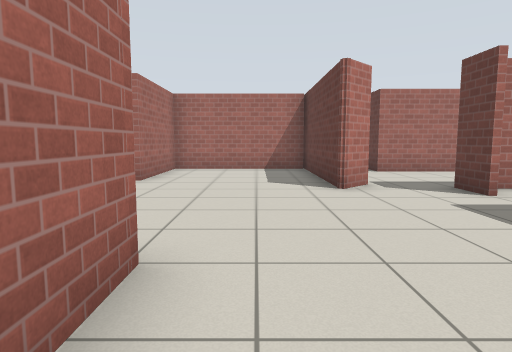
view 1 (above)

16 first-person views from a walk through a robot-simulator world made for Gazebo. The camera is 0.94 m above the floor, tilts 6° down and sees 75° across. The lines on the ground mark 1 m squares. The floor is counted in squares, 1 m on a side. Each view is taken from the middle of a square. On the plan, view 1 faces up. The plan holds only what a view shows up to about 12 squares ahead; the rest is blank. Gazebo's built-in surfaces are drawn with simple patterns.

view 2
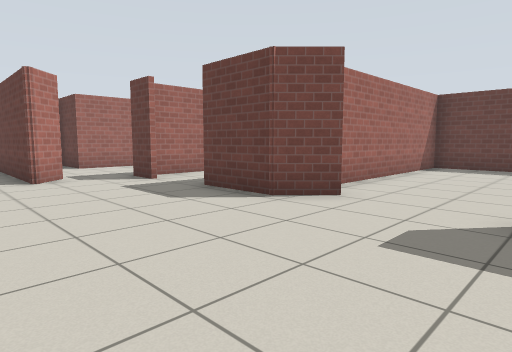

view 3
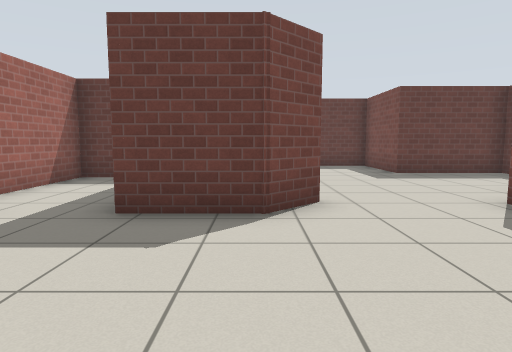

view 4
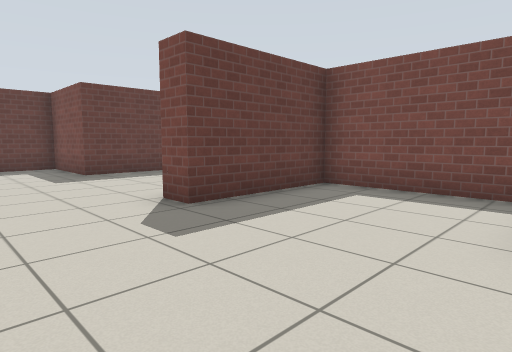

view 5
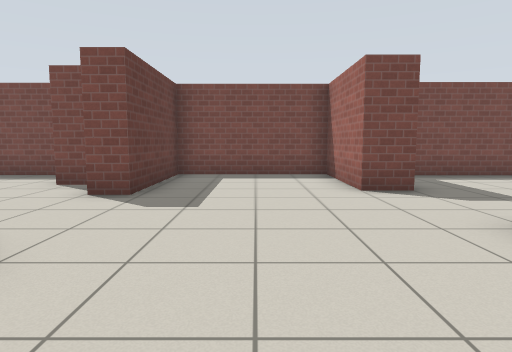

view 6
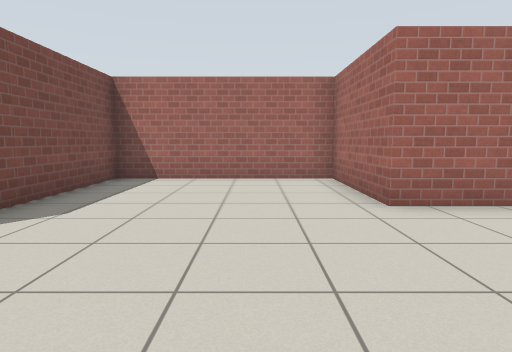

view 7
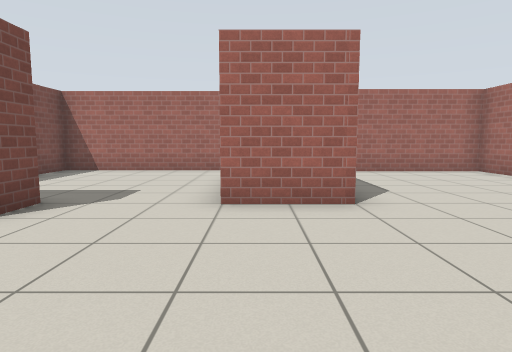

view 8
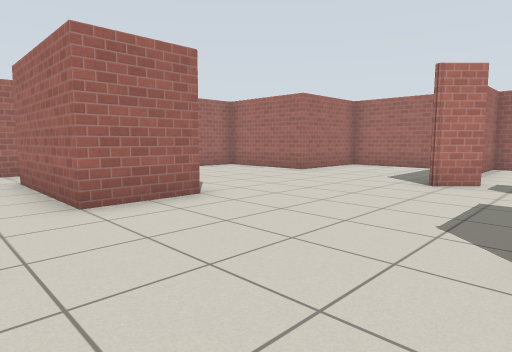

view 9
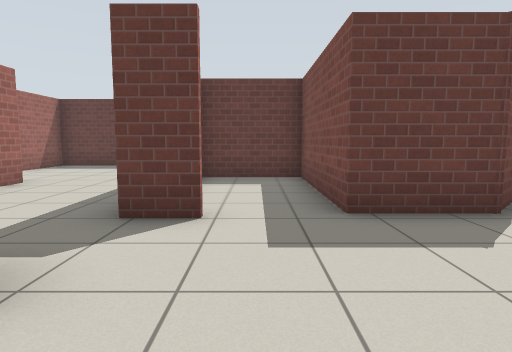

view 10
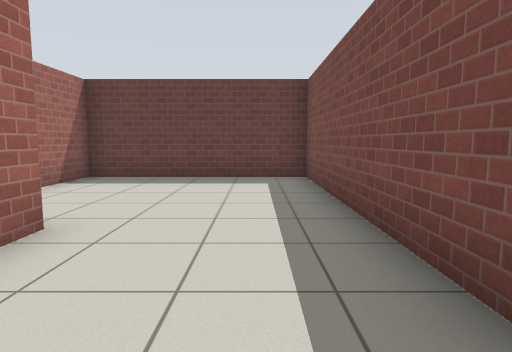

view 11
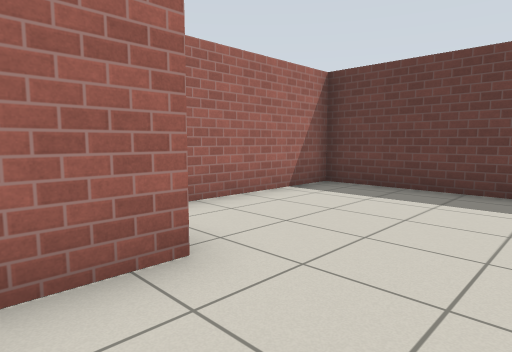

view 12
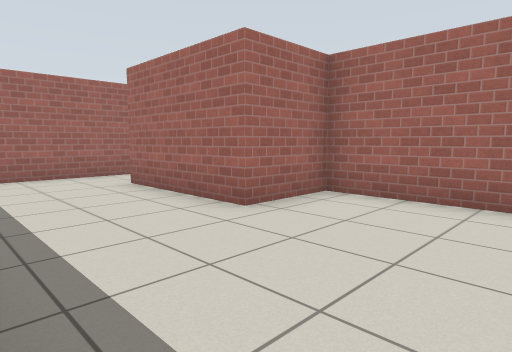

view 13
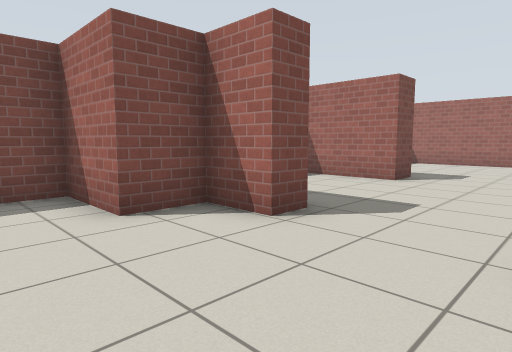

view 14
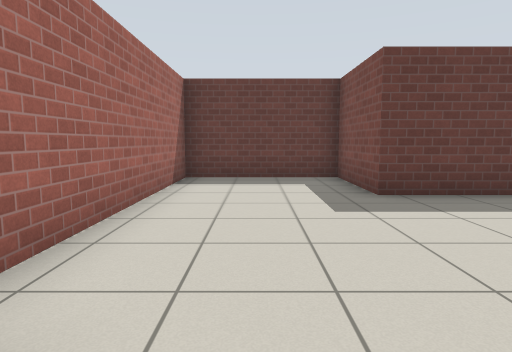

view 15
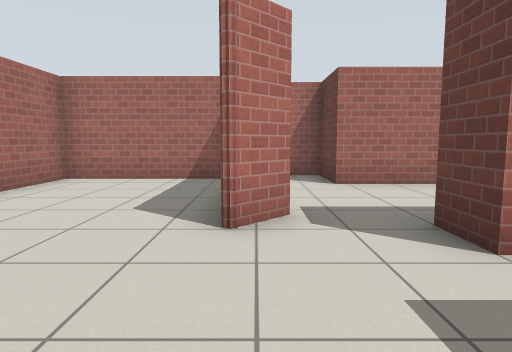

view 16
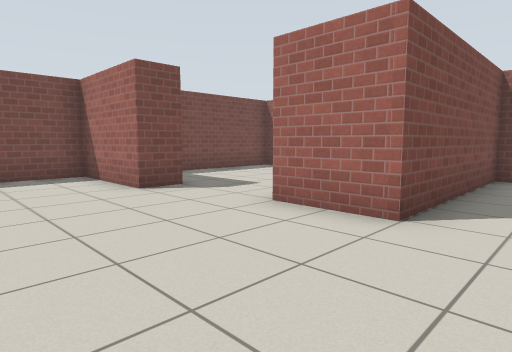

### Floor plan
Points are (right, up) in squares from view 1. A wall is a line through its corners. A room is listed if a view was taken in it or the views show most of it. See-through windows are left out.
Room 1 (views 1, 2, 3, 4, 5, 6, 7, 8, 9, 13, 14, 15, 16)
walls: (5.1, 1) (4.3, 1.9) (4.3, 3.8); (4, 5.6) (4, 6.7); (-1.1, -2.3) (0, -2.3) (0, -5.4) (4.3, -5.4) (4.3, -1.8) (4.9, -1.8) (4.9, -3.1) (6.3, -3.1) (6.3, -5.4) (7.2, -5.4); (2.5, 7.2) (1.7, 6.4) (1.7, 11.6); (-6.7, 0.9) (-6.7, -5.1) (-2.2, -5.1); (1.6, 11.3) (-2.7, 11.3) (-2.7, 7.9) (-6.3, 7.9) (-6.3, 2.5) (-0.9, 2.5) (-0.9, 0.5) (-4.8, 0.5); (7.5, -5.4) (9.1, -5.4); (9.7, -5.2) (9.7, -2.3) (12.6, -2.3) (12.6, 1.8) (6.2, 1.8)
ways out: opening at (3, 7) to room 2; opening at (5, 5) to room 3
Room 2 (views 10, 11, 12)
walls: (5.6, 6.7) (12.6, 6.7) (12.6, 12.4) (7.5, 12.4) (7.5, 10.3) (3.8, 10.3) (3.8, 12.1) (1.8, 12.1) (1.8, 8.1)
ways out: opening at (3, 7) to room 1
Room 3 (no view inside)
walls: (4.3, 3.8) (8.6, 3.8) (8.6, 6.5) (4.5, 6.5)
ways out: opening at (5, 5) to room 1

Positions as (right, up) in squares from view 1, and headings:
1: (0, 0), facing up
2: (0, -2), facing up-right
3: (0, 2), facing right
4: (0, 1), facing down-right
5: (2, 4), facing down
6: (2, 6), facing left
7: (4, 1), facing left
8: (4, -1), facing up-left
9: (0, 5), facing right
10: (4, 8), facing right
11: (6, 8), facing up-right
12: (11, 7), facing up-left
13: (8, 1), facing down-left
14: (4, 0), facing right
15: (2, 3), facing up
16: (3, 4), facing down-left
